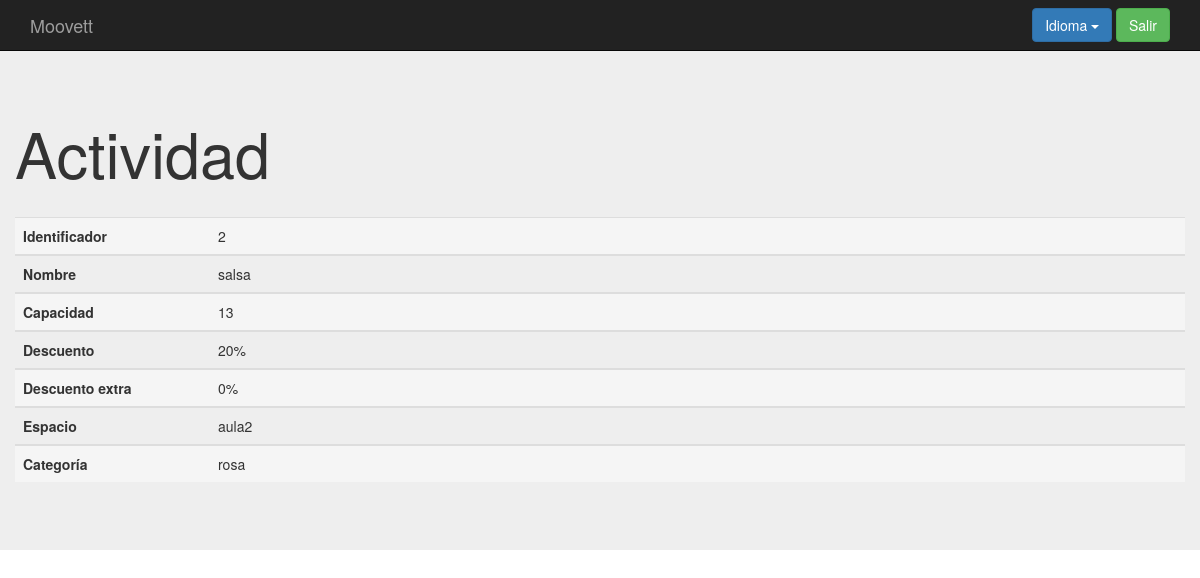
The page /index.php?controller=activity&action=showone&id=2 (signed in) on the database as committed earlier.
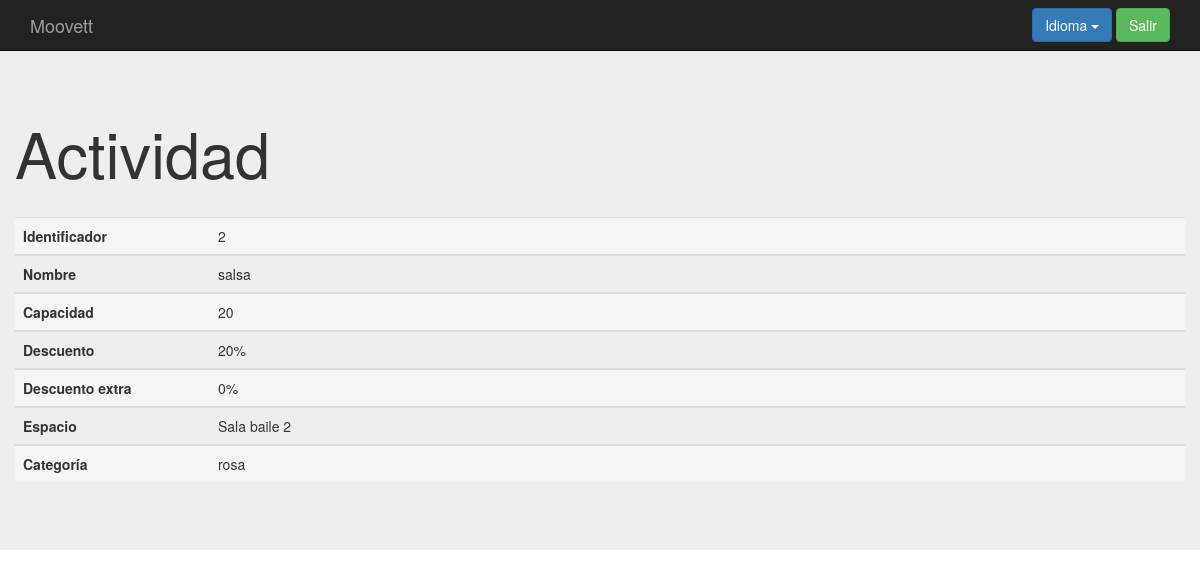
The same page on the database as committed later.
### tables this page shows
create table `aplica` (
  `descuento_id` int(11) not null,
  `actividad_id` int(11) not null,
  `extra` int(11) default null
);

create table `actividad` (
`id` int(11) not null,
  `nombre` varchar(10) not null,
  `capacidad` smallint(6) not null,
  `precio` smallint(6) not null,
  `espacio_id` int(11) not null,
  `categoria_id` int(11) not null
);

create table `descuento` (
`id` int(11) not null,
  `descripcion` text not null,
  `cantidad` float not null,
  `categoria_id` int(11) not null
);

create table `espacio` (
`id` int(11) not null,
  `nombre` varchar(45) not null
);

create table `categoria` (
`id` int(11) not null,
  `tipo` varchar(10) not null
);

### core/ViewManager.php (called while the page is built, shortened)
<?php
class ViewManager {
    private $variables = array();
    public function setVariable($varname, $value, $flash=false) {
        $this->variables[$varname] = $value;
    }
    public function getVariable($varname, $default=NULL) {
        if (!isset($this->variables[$varname])) {
            return $default;
        }
        return $this->variables[$varname];
    }
    public function render($controller, $viewname) {
        include(__DIR__."/../Views/$controller/$viewname.php");
    }
    private static $viewmanager_singleton = NULL;
    public static function getInstance() {
        if (self::$viewmanager_singleton == null) {
            self::$viewmanager_singleton = new ViewManager();
        }
        return self::$viewmanager_singleton;
    }
}

### Controllers/ACTIVITY_Controller.php (called while the page is built, shortened)
<?php
require_once(__DIR__."/../core/ViewManager.php");
require_once(__DIR__."/../core/I18n.php");
require_once(__DIR__."/../Models/Activity.php");
require_once(__DIR__."/../Models/ACTIVITY_Model.php");
class ACTIVITY_Controller extends BaseController {
    private $activityMapper;
    public function __construct() {
        $this->activityMapper = new ACTIVITY_Model();
        $this->view->setLayout("default");
    }
    public function showone(){
        $activityid = $_REQUEST["id"];
        $activity = $this->activityMapper->fetch($activityid);
        $spaces = $this->activityMapper->fetchSpaces();
        $discounts = $this->activityMapper->fetchDiscounts();
        $categories = $this->activityMapper->fetchCategories();
        $this->view->setVariable("categories", $categories);
        $this->view->setVariable("spaces", $spaces);
        $this->view->setVariable("discounts", $discounts);
        $this->view->setVariable("activity", $activity);
        $this->view->render("activity", "ACTIVITY_SHOWONE_Vista");
    }
}

### index.php (called while the page is built, shortened)
<?php
function run() {
    try{
        $controller = loadController($_GET["controller"]);
        $actionName = $_GET["action"];
        $controller->$actionName();
    } catch(Exception $ex) {
        die($ex->getMessage());
  }
}
function loadController($controllerName) {
    return new $controllerClassName();
}
run();
?>

### core/I18n.php (called while the page is built, shortened)
<?php
class I18n {
  private $messages;
  public function setLanguage($language) {
    $this->messages = $i18n_messages;
  }
  public function i18n($key) {
    if (isset($this->messages[$key])){
      return $this->messages[$key];
    }else{
      return $key;
    }
  }
  private static $i18n_singleton = null;
  public static function getInstance() {
    if (self::$i18n_singleton == NULL) {
      self::$i18n_singleton = new I18n();
    }
    return self::$i18n_singleton;
  }
}
function i18n($key) {
  return I18n::getInstance()->i18n($key);
}

### Models/Activity.php (called while the page is built, shortened)
<?php
class Activity {
    private $id;
    private $nombre;
    private $capacidad;
    private $descuento_id;
    private $espacio_id;
    private $categoria_id;
    public function __construct($id=NULL, $nombre=NULL, $capacidad=NULL, $precio=NULL, $descuento_id=NULL, $espacio_id=NULL, $categoria_id=NULL, $extra_discount=NULL ) {
        $this->id = $id;
        $this->nombre = $nombre;
        $this->capacidad = $capacidad;
        $this->descuento_id = $descuento_id;
        $this->espacio_id = $espacio_id;
        $this->categoria_id = $categoria_id;
    }
    public function getID() {
        return $this->id;
    }
    public function getActivityName() {
        return $this->nombre;
    }
    public function getCapacity() {
        return $this->capacidad;
    }
    public function getDiscountid() {
        return $this->descuento_id;
    }
    public function getSpaceid() {
        return $this->espacio_id;
    }
    public function getCategoryid() {
        return $this->categoria_id;
    }
}

### Models/ACTIVITY_Model.php (called while the page is built, shortened)
<?php
require_once(__DIR__."/../core/PDOConnection.php");
class ACTIVITY_Model {
    private $db;
    public function __construct() {
        $this->db = PDOConnection::getInstance();
    }
    public function fetch($activityID){
      $sql = $this->db->prepare("SELECT actividad.id,actividad.nombre,actividad.capacidad,actividad.precio,aplica.descuento_id,actividad.espacio_id,actividad.categoria_id,aplica.extra FROM actividad,aplica,descuento
                                 WHERE actividad.id=? AND actividad.id = aplica.actividad_id AND aplica.descuento_id = descuento.id ORDER BY nombre");
        $sql->execute(array($activityID));
        $activity = $sql->fetch(PDO::FETCH_ASSOC);
        if($activity != NULL) {
            return new Activity($activity["id"], $activity["nombre"],$activity["capacidad"],$activity["precio"],$activity["descuento_id"],$activity["espacio_id"],$activity["categoria_id"],$activity["extra"]);
        }
    }
    public function fetchDiscounts(){
        $sql = $this->db->query("SELECT id,descripcion,cantidad,categoria_id FROM descuento");
        $list_db = $sql->fetchAll(PDO::FETCH_ASSOC);
        if($list_db != NULL) {
            return $list_db;
        } else {
            return NULL;
        }
    }
    public function fetchSpaces(){
        $sql = $this->db->query("SELECT id,nombre FROM espacio");
        $list_db = $sql->fetchAll(PDO::FETCH_ASSOC);
        if($list_db != NULL) {
            return $list_db;
        } else {
            return NULL;
        }
    }
    public function fetchCategories(){
        $sql = $this->db->query("SELECT id,tipo FROM categoria ");
        $list_db = $sql->fetchAll(PDO::FETCH_ASSOC);
        if($list_db != NULL) {
            return $list_db;
        } else {
            return NULL;
        }
    }
}

### core/PDOConnection.php (called while the page is built)
<?php
class PDOConnection {
    private static $dbhost = "127.0.0.1";
    private static $dbname = "moovett";
    private static $dbuser = "moovett";
    private static $dbpass = "moovett";
    private static $db_singleton = null;
    public static function getInstance() {
        if (self::$db_singleton == null) {
            self::$db_singleton = new PDO(
                "mysql:host=".self::$dbhost.";dbname=".self::$dbname.";charset=utf8",
                self::$dbuser,
                self::$dbpass,
                array(
                    PDO::ATTR_EMULATE_PREPARES => false,
                    PDO::ATTR_ERRMODE => PDO::ERRMODE_EXCEPTION
                )
            );
        }
        return self::$db_singleton;
    }
}
?>

### Views/activity/ACTIVITY_SHOWONE_Vista.php (the view, shortened to what the changed rows need)
<?php
require_once(__DIR__."/../../core/ViewManager.php");
$view = ViewManager::getInstance();
$view->setVariable("title", "Show Activity");
$activity = $view->getVariable("activity");
$spaces = $view->getVariable("spaces");
$discounts = $view->getVariable("discounts");
$categories = $view->getVariable("categories");
?>
<div class="jumbotron">
    <div class="container">
  	  <div class="row">
      <h1><?= i18n("Activity")?></h1>
      </div>
      <div class="row top-buffer">
        <table class="table">
        <tbody>
          <tr class="active">
            <th class="col-sm-2"><?= i18n("Identifier")?></th>
            <td class="col-sm-10"><?= $activity->getID() ?></td>
          </tr>
        </tbody>
        <tbody>
          <tr>
            <th><?= i18n("Name")?></th>
            <td><?= $activity->getActivityName() ?></td>
          </tr>
        </tbody>
        <tbody>
          <tr class="active">
            <th><?= i18n("Capacity")?></th>
            <td><?= $activity->getCapacity() ?></td>
          </tr>
        </tbody>
        <tbody>
          <tr>
            <th><?= i18n("Discount")?></th>
            <?php if(!$activity->getDiscountid()){ ?>
                <td><?= i18n("No")?></td>
            <?} else { ?>
            <?php foreach($discounts as $discount => $value){ ?>
              <?php if($value["id"] == $activity->getDiscountid()) {?>
              <td><?=$value["cantidad"]."%" ?></td>
            <?php } } } ?>
          </tr>
        </tbody>
        <tbody>
          <tr class="active">
            <th><?= i18n("Extra discount")?></th>
          </tr>
        </tbody>
        <tbody>
          <tr>
            <th><?= i18n("Space")?></th>
            <?php foreach($spaces as $space => $value){ ?>
              <?php if($value["id"] == $activity->getSpaceid()) {?>
              <td><?=$value["nombre"] ?></td>
            <?php } }  ?>
          </tr>
        </tbody>
        <tbody>
          <tr class="active">
            <th><?= i18n("Category")?></th>
            <?php foreach($categories as $category => $value){ ?>
              <?php if($value["id"] == $activity->getCategoryid()) {?>
              <td><?=$value["tipo"] ?></td>
            <?php } }  ?>
          </tr>
        </tbody>
        </table>
    </div>
    </div>
</div>

Rows that differ between the two databases and show on the page:
no longer on this page (row edited): espacio: nombre "aula2"
changed through a linked row, aplica "salsa": actividad.capacidad "13" → "20"
added espacio: nombre "Sala baile 2"
